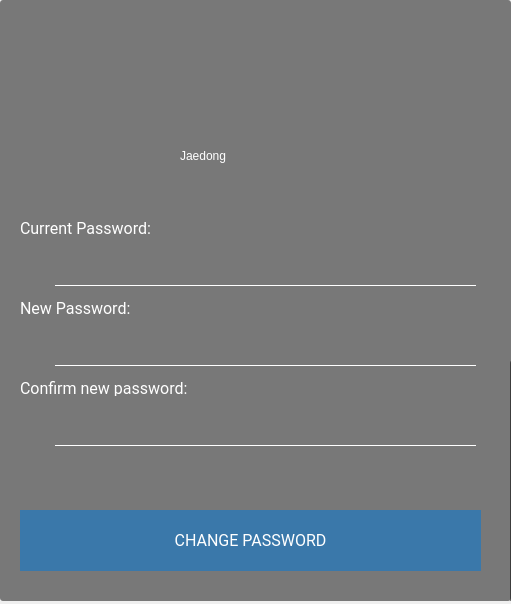
<?xml version="1.0" encoding="UTF-8"?>
<ui version="4.0">
 <class>ChangePassword</class>
 <widget class="QDialog" name="ChangePassword">
  <property name="geometry">
   <rect>
    <x>0</x>
    <y>0</y>
    <width>511</width>
    <height>604</height>
   </rect>
  </property>
  <property name="windowTitle">
   <string>Change your password</string>
  </property>
  <property name="windowIcon">
   <iconset resource="LIBPRO.qrc">
    <normaloff>:/icon/Resources/icon/LP icon.png</normaloff>:/icon/Resources/icon/LP icon.png</iconset>
  </property>
  <widget class="QFrame" name="frame">
   <property name="geometry">
    <rect>
     <x>0</x>
     <y>0</y>
     <width>511</width>
     <height>601</height>
    </rect>
   </property>
   <property name="styleSheet">
    <string notr="true">QFrame{background-color: rgba(0, 0, 0, 0.5);
border-radius: 3px;}
#change{
border:0px;
border-radius:5px;
background-color:rgb(94, 193, 130);
font-family:Roboto;
color:white;
font-size:16px;
	
color: #333;
border: 2px solid #555;
border-radius: 11px;
padding: 5px;
background: qradialgradient(cx: 0.3, cy: -0.4,
fx: 0.3, fy: -0.4,
radius: 1.35, stop: 0 #fff, stop: 1 #888);
min-width: 80px;
background-color: rgba(255,255,255, .5);
background-color:rgb(58, 120, 170);
}

#change:hover {
color:black;
background: rgb(58, 86, 132)


}

#change:pressed {
background: qradialgradient(cx: 0.4, cy: -0.1,
fx: 0.4, fy: -0.1,
radius: 1.35, stop: 0 #fff, stop: 1 #ddd);
}</string>
   </property>
   <property name="frameShape">
    <enum>QFrame::StyledPanel</enum>
   </property>
   <property name="frameShadow">
    <enum>QFrame::Raised</enum>
   </property>
   <widget class="QLabel" name="label_3">
    <property name="geometry">
     <rect>
      <x>20</x>
      <y>220</y>
      <width>141</width>
      <height>16</height>
     </rect>
    </property>
    <property name="styleSheet">
     <string notr="true">font-size: 16px;
font-family:Roboto;
background-color: transparent;
color:white</string>
    </property>
    <property name="text">
     <string>Current Password:</string>
    </property>
   </widget>
   <widget class="QLabel" name="label_5">
    <property name="geometry">
     <rect>
      <x>20</x>
      <y>300</y>
      <width>121</width>
      <height>16</height>
     </rect>
    </property>
    <property name="styleSheet">
     <string notr="true">font-size: 16px;
font-family:Roboto;
background-color: transparent;
color:white;</string>
    </property>
    <property name="text">
     <string>New Password:</string>
    </property>
   </widget>
   <widget class="QFrame" name="frame_3">
    <property name="geometry">
     <rect>
      <x>0</x>
      <y>0</y>
      <width>511</width>
      <height>181</height>
     </rect>
    </property>
    <property name="styleSheet">
     <string notr="true">background: qradialgradient(cx: 0.3, cy: -0.4,
fx: 0.3, fy: -0.4,
radius: 1.35, stop: 0 #494949, stop: 1 #ffffff);
background-color: transparent;</string>
    </property>
    <property name="frameShape">
     <enum>QFrame::StyledPanel</enum>
    </property>
    <property name="frameShadow">
     <enum>QFrame::Raised</enum>
    </property>
    <widget class="QLabel" name="username">
     <property name="geometry">
      <rect>
       <x>180</x>
       <y>140</y>
       <width>151</width>
       <height>31</height>
      </rect>
     </property>
     <property name="styleSheet">
      <string notr="true">color:white;
font: 25 20px  &quot;Ubuntu Light&quot;;
text-decoration: bold;
background-color: transparent;
text-align:center;</string>
     </property>
     <property name="text">
      <string>Jaedong</string>
     </property>
    </widget>
    <widget class="QLabel" name="label_2">
     <property name="geometry">
      <rect>
       <x>200</x>
       <y>20</y>
       <width>111</width>
       <height>111</height>
      </rect>
     </property>
     <property name="styleSheet">
      <string notr="true">background-color: transparent;</string>
     </property>
     <property name="text">
      <string/>
     </property>
     <property name="pixmap">
      <pixmap resource="LIBPRO.qrc">:/barIcon/Resources/icon/user (1).png</pixmap>
     </property>
     <property name="scaledContents">
      <bool>true</bool>
     </property>
    </widget>
   </widget>
   <widget class="QPushButton" name="btn1">
    <property name="geometry">
     <rect>
      <x>20</x>
      <y>250</y>
      <width>31</width>
      <height>41</height>
     </rect>
    </property>
    <property name="styleSheet">
     <string notr="true">background-color: rgb(219, 219, 219);
background-color:transparent;
border-radius: 2px;</string>
    </property>
    <property name="text">
     <string/>
    </property>
    <property name="icon">
     <iconset>
      <normaloff>:/icon/Resources/icon/key (1).png</normaloff>:/icon/Resources/icon/key (1).png</iconset>
    </property>
    <property name="iconSize">
     <size>
      <width>20</width>
      <height>35</height>
     </size>
    </property>
   </widget>
   <widget class="QLabel" name="label_6">
    <property name="geometry">
     <rect>
      <x>20</x>
      <y>380</y>
      <width>181</width>
      <height>16</height>
     </rect>
    </property>
    <property name="styleSheet">
     <string notr="true">font-size: 16px;
font-family:Roboto;
background-color: transparent;

color:rgb(55,55,55);
color:white;</string>
    </property>
    <property name="text">
     <string>Confirm new password:</string>
    </property>
   </widget>
   <widget class="QPushButton" name="change">
    <property name="geometry">
     <rect>
      <x>20</x>
      <y>510</y>
      <width>461</width>
      <height>61</height>
     </rect>
    </property>
    <property name="styleSheet">
     <string notr="true">border:0px;
border-radius:0px;

color:white;
font-family:Roboto</string>
    </property>
    <property name="text">
     <string>CHANGE PASSWORD</string>
    </property>
   </widget>
   <widget class="QLineEdit" name="oldPassword">
    <property name="geometry">
     <rect>
      <x>50</x>
      <y>240</y>
      <width>431</width>
      <height>51</height>
     </rect>
    </property>
    <property name="styleSheet">
     <string notr="true">border-top: 0px solid rgb(250, 250, 250);
border-left: 0px solid rgb(250, 250, 250);
border-right: 0px solid rgb(250, 250, 250);
border-bottom: 1px solid white;
border-radius:0px;
margin:5px;
background-color: transparent;
font-family:Roboto;
font-size:16px;
color:white;</string>
    </property>
    <property name="text">
     <string/>
    </property>
    <property name="echoMode">
     <enum>QLineEdit::Password</enum>
    </property>
   </widget>
   <widget class="QPushButton" name="btn2">
    <property name="geometry">
     <rect>
      <x>20</x>
      <y>330</y>
      <width>31</width>
      <height>41</height>
     </rect>
    </property>
    <property name="styleSheet">
     <string notr="true">background-color: rgb(219, 219, 219);
background-color:transparent;
border-radius: 2px;</string>
    </property>
    <property name="text">
     <string/>
    </property>
    <property name="icon">
     <iconset>
      <normaloff>:/icon/Resources/icon/key (1).png</normaloff>:/icon/Resources/icon/key (1).png</iconset>
    </property>
    <property name="iconSize">
     <size>
      <width>20</width>
      <height>35</height>
     </size>
    </property>
   </widget>
   <widget class="QLineEdit" name="newPassword">
    <property name="geometry">
     <rect>
      <x>50</x>
      <y>320</y>
      <width>431</width>
      <height>51</height>
     </rect>
    </property>
    <property name="styleSheet">
     <string notr="true">border-top: 0px solid rgb(250, 250, 250);
border-left: 0px solid rgb(250, 250, 250);
border-right: 0px solid rgb(250, 250, 250);
border-bottom: 1px solid white;
border-radius:0px;
margin:5px;
background-color: transparent;
font-family:Roboto;
font-size:16px;
color:white;</string>
    </property>
    <property name="text">
     <string/>
    </property>
    <property name="echoMode">
     <enum>QLineEdit::Password</enum>
    </property>
   </widget>
   <widget class="QPushButton" name="btn3">
    <property name="geometry">
     <rect>
      <x>20</x>
      <y>410</y>
      <width>31</width>
      <height>41</height>
     </rect>
    </property>
    <property name="styleSheet">
     <string notr="true">background-color: rgb(219, 219, 219);
background-color:transparent;
border-radius: 2px;</string>
    </property>
    <property name="text">
     <string/>
    </property>
    <property name="icon">
     <iconset>
      <normaloff>:/icon/Resources/icon/key (1).png</normaloff>:/icon/Resources/icon/key (1).png</iconset>
    </property>
    <property name="iconSize">
     <size>
      <width>20</width>
      <height>35</height>
     </size>
    </property>
   </widget>
   <widget class="QLineEdit" name="confirm">
    <property name="geometry">
     <rect>
      <x>50</x>
      <y>400</y>
      <width>431</width>
      <height>51</height>
     </rect>
    </property>
    <property name="styleSheet">
     <string notr="true">border-top: 0px solid rgb(250, 250, 250);
border-left: 0px solid rgb(250, 250, 250);
border-right: 0px solid rgb(250, 250, 250);
border-bottom: 1px solid white;
border-radius:0px;
margin:5px;
background-color: transparent;
font-family:Roboto;
font-size:16px;
color:white;</string>
    </property>
    <property name="text">
     <string/>
    </property>
    <property name="echoMode">
     <enum>QLineEdit::Password</enum>
    </property>
   </widget>
   <widget class="QLabel" name="error">
    <property name="geometry">
     <rect>
      <x>30</x>
      <y>470</y>
      <width>441</width>
      <height>20</height>
     </rect>
    </property>
    <property name="styleSheet">
     <string notr="true">font-size: 16px;
font-family:Roboto;
background-color:transparent;
color:white;
font-weight:500;</string>
    </property>
    <property name="text">
     <string/>
    </property>
   </widget>
   <widget class="QFrame" name="frame_2">
    <property name="geometry">
     <rect>
      <x>510</x>
      <y>360</y>
      <width>511</width>
      <height>601</height>
     </rect>
    </property>
    <property name="styleSheet">
     <string notr="true">QFrame{background-color: rgba(0, 0, 0, 0.5);
border-radius: 3px;}
#change{
border:0px;
border-radius:5px;
background-color:rgb(94, 193, 130);
font-family:Roboto;
color:white;
font-size:16px;
	
color: #333;
border: 2px solid #555;
border-radius: 11px;
padding: 5px;
background: qradialgradient(cx: 0.3, cy: -0.4,
fx: 0.3, fy: -0.4,
radius: 1.35, stop: 0 #fff, stop: 1 #888);
min-width: 80px;
background-color: rgba(255,255,255, .5);
background-color:rgb(58, 120, 170);
}

#change:hover {
color:black;
background: rgb(58, 86, 132)


}

#change:pressed {
background: qradialgradient(cx: 0.4, cy: -0.1,
fx: 0.4, fy: -0.1,
radius: 1.35, stop: 0 #fff, stop: 1 #ddd);
}</string>
    </property>
    <property name="frameShape">
     <enum>QFrame::StyledPanel</enum>
    </property>
    <property name="frameShadow">
     <enum>QFrame::Raised</enum>
    </property>
    <widget class="QLabel" name="label_4">
     <property name="geometry">
      <rect>
       <x>20</x>
       <y>220</y>
       <width>141</width>
       <height>16</height>
      </rect>
     </property>
     <property name="styleSheet">
      <string notr="true">font-size: 16px;
font-family:Roboto;
background-color: transparent;
color:white</string>
     </property>
     <property name="text">
      <string>Current Password:</string>
     </property>
    </widget>
    <widget class="QLabel" name="label_7">
     <property name="geometry">
      <rect>
       <x>20</x>
       <y>300</y>
       <width>121</width>
       <height>16</height>
      </rect>
     </property>
     <property name="styleSheet">
      <string notr="true">font-size: 16px;
font-family:Roboto;
background-color: transparent;
color:white;</string>
     </property>
     <property name="text">
      <string>New Password:</string>
     </property>
    </widget>
    <widget class="QFrame" name="frame_4">
     <property name="geometry">
      <rect>
       <x>0</x>
       <y>0</y>
       <width>511</width>
       <height>181</height>
      </rect>
     </property>
     <property name="styleSheet">
      <string notr="true">background: qradialgradient(cx: 0.3, cy: -0.4,
fx: 0.3, fy: -0.4,
radius: 1.35, stop: 0 #494949, stop: 1 #ffffff);
background-color: transparent;</string>
     </property>
     <property name="frameShape">
      <enum>QFrame::StyledPanel</enum>
     </property>
     <property name="frameShadow">
      <enum>QFrame::Raised</enum>
     </property>
     <widget class="QLabel" name="username_2">
      <property name="geometry">
       <rect>
        <x>180</x>
        <y>140</y>
        <width>151</width>
        <height>31</height>
       </rect>
      </property>
      <property name="styleSheet">
       <string notr="true">color:white;
font: 25 20px  &quot;Ubuntu Light&quot;;
text-decoration: bold;
background-color: transparent;
text-align:center;</string>
      </property>
      <property name="text">
       <string>Jaedong</string>
      </property>
     </widget>
     <widget class="QLabel" name="label_8">
      <property name="geometry">
       <rect>
        <x>200</x>
        <y>20</y>
        <width>111</width>
        <height>111</height>
       </rect>
      </property>
      <property name="styleSheet">
       <string notr="true">background-color: transparent;</string>
      </property>
      <property name="text">
       <string/>
      </property>
      <property name="pixmap">
       <pixmap resource="LIBPRO.qrc">:/barIcon/Resources/icon/user (1).png</pixmap>
      </property>
      <property name="scaledContents">
       <bool>true</bool>
      </property>
     </widget>
    </widget>
    <widget class="QPushButton" name="btn1_2">
     <property name="geometry">
      <rect>
       <x>20</x>
       <y>250</y>
       <width>31</width>
       <height>41</height>
      </rect>
     </property>
     <property name="styleSheet">
      <string notr="true">background-color: rgb(219, 219, 219);
background-color:transparent;
border-radius: 2px;</string>
     </property>
     <property name="text">
      <string/>
     </property>
     <property name="icon">
      <iconset>
       <normaloff>:/icon/Resources/icon/key (1).png</normaloff>:/icon/Resources/icon/key (1).png</iconset>
     </property>
     <property name="iconSize">
      <size>
       <width>20</width>
       <height>35</height>
      </size>
     </property>
    </widget>
    <widget class="QLabel" name="label_9">
     <property name="geometry">
      <rect>
       <x>20</x>
       <y>380</y>
       <width>181</width>
       <height>16</height>
      </rect>
     </property>
     <property name="styleSheet">
      <string notr="true">font-size: 16px;
font-family:Roboto;
background-color: transparent;

color:rgb(55,55,55);
color:white;</string>
     </property>
     <property name="text">
      <string>Confirm new password:</string>
     </property>
    </widget>
    <widget class="QPushButton" name="change_2">
     <property name="geometry">
      <rect>
       <x>20</x>
       <y>510</y>
       <width>461</width>
       <height>61</height>
      </rect>
     </property>
     <property name="styleSheet">
      <string notr="true">border:0px;
border-radius:0px;

color:white;
font-family:Roboto</string>
     </property>
     <property name="text">
      <string>CHANGE PASSWORD</string>
     </property>
    </widget>
    <widget class="QLineEdit" name="oldPassword_2">
     <property name="geometry">
      <rect>
       <x>50</x>
       <y>240</y>
       <width>431</width>
       <height>51</height>
      </rect>
     </property>
     <property name="styleSheet">
      <string notr="true">border-top: 0px solid rgb(250, 250, 250);
border-left: 0px solid rgb(250, 250, 250);
border-right: 0px solid rgb(250, 250, 250);
border-bottom: 1px solid white;
border-radius:0px;
margin:5px;
background-color: transparent;
font-family:Roboto;
font-size:16px;
color:white;</string>
     </property>
     <property name="text">
      <string/>
     </property>
     <property name="echoMode">
      <enum>QLineEdit::Password</enum>
     </property>
    </widget>
    <widget class="QPushButton" name="btn2_2">
     <property name="geometry">
      <rect>
       <x>20</x>
       <y>330</y>
       <width>31</width>
       <height>41</height>
      </rect>
     </property>
     <property name="styleSheet">
      <string notr="true">background-color: rgb(219, 219, 219);
background-color:transparent;
border-radius: 2px;</string>
     </property>
     <property name="text">
      <string/>
     </property>
     <property name="icon">
      <iconset>
       <normaloff>:/icon/Resources/icon/key (1).png</normaloff>:/icon/Resources/icon/key (1).png</iconset>
     </property>
     <property name="iconSize">
      <size>
       <width>20</width>
       <height>35</height>
      </size>
     </property>
    </widget>
    <widget class="QLineEdit" name="newPassword_2">
     <property name="geometry">
      <rect>
       <x>50</x>
       <y>320</y>
       <width>431</width>
       <height>51</height>
      </rect>
     </property>
     <property name="styleSheet">
      <string notr="true">border-top: 0px solid rgb(250, 250, 250);
border-left: 0px solid rgb(250, 250, 250);
border-right: 0px solid rgb(250, 250, 250);
border-bottom: 1px solid white;
border-radius:0px;
margin:5px;
background-color: transparent;
font-family:Roboto;
font-size:16px;
color:white;</string>
     </property>
     <property name="text">
      <string/>
     </property>
     <property name="echoMode">
      <enum>QLineEdit::Password</enum>
     </property>
    </widget>
    <widget class="QPushButton" name="btn3_2">
     <property name="geometry">
      <rect>
       <x>20</x>
       <y>410</y>
       <width>31</width>
       <height>41</height>
      </rect>
     </property>
     <property name="styleSheet">
      <string notr="true">background-color: rgb(219, 219, 219);
background-color:transparent;
border-radius: 2px;</string>
     </property>
     <property name="text">
      <string/>
     </property>
     <property name="icon">
      <iconset>
       <normaloff>:/icon/Resources/icon/key (1).png</normaloff>:/icon/Resources/icon/key (1).png</iconset>
     </property>
     <property name="iconSize">
      <size>
       <width>20</width>
       <height>35</height>
      </size>
     </property>
    </widget>
    <widget class="QLineEdit" name="confirm_2">
     <property name="geometry">
      <rect>
       <x>50</x>
       <y>400</y>
       <width>431</width>
       <height>51</height>
      </rect>
     </property>
     <property name="styleSheet">
      <string notr="true">border-top: 0px solid rgb(250, 250, 250);
border-left: 0px solid rgb(250, 250, 250);
border-right: 0px solid rgb(250, 250, 250);
border-bottom: 1px solid white;
border-radius:0px;
margin:5px;
background-color: transparent;
font-family:Roboto;
font-size:16px;
color:white;</string>
     </property>
     <property name="text">
      <string/>
     </property>
     <property name="echoMode">
      <enum>QLineEdit::Password</enum>
     </property>
    </widget>
    <widget class="QLabel" name="error_2">
     <property name="geometry">
      <rect>
       <x>30</x>
       <y>470</y>
       <width>441</width>
       <height>20</height>
      </rect>
     </property>
     <property name="styleSheet">
      <string notr="true">font-size: 16px;
font-family:Roboto;
background-color:transparent;
color:white;
font-weight:500;</string>
     </property>
     <property name="text">
      <string/>
     </property>
    </widget>
   </widget>
  </widget>
 </widget>
 <resources>
  <include location="LIBPRO.qrc"/>
 </resources>
 <connections/>
</ui>
